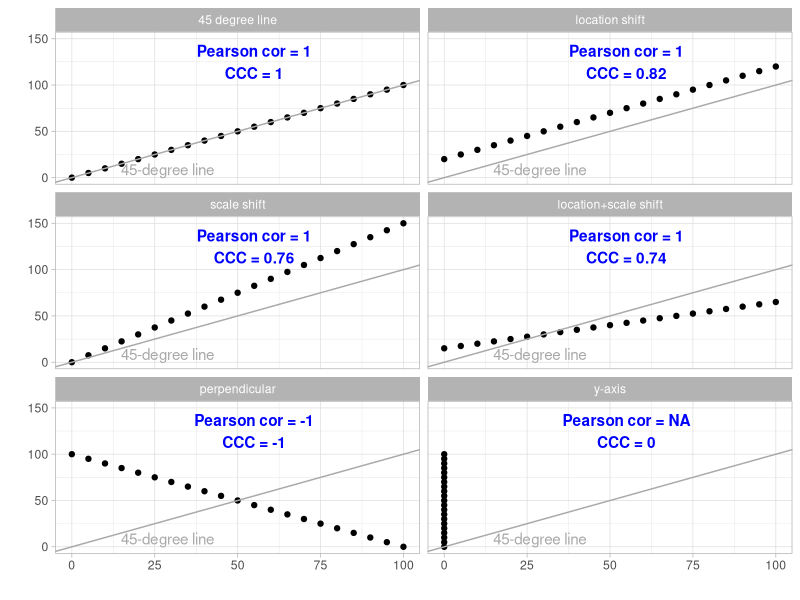
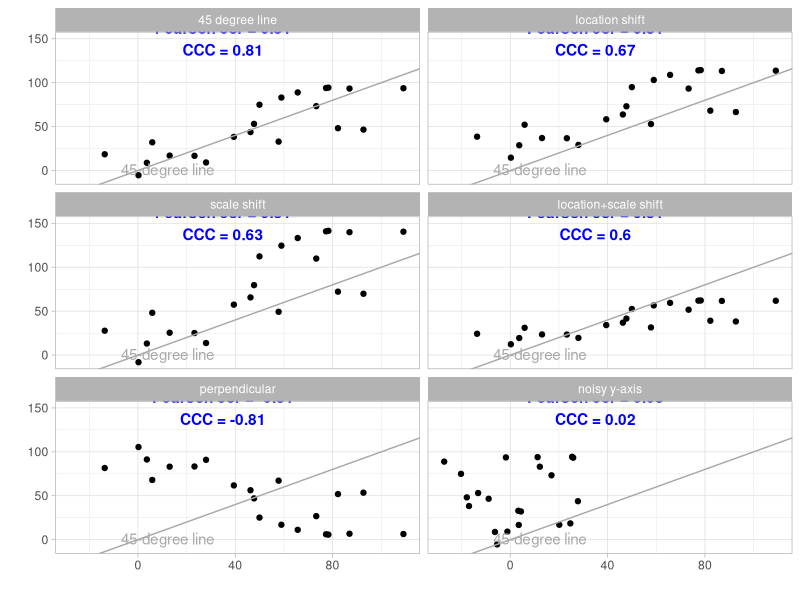
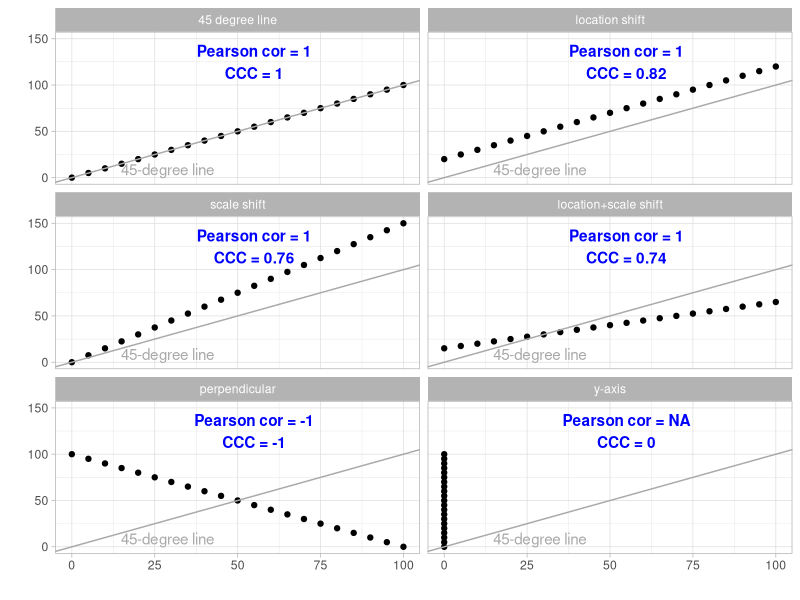
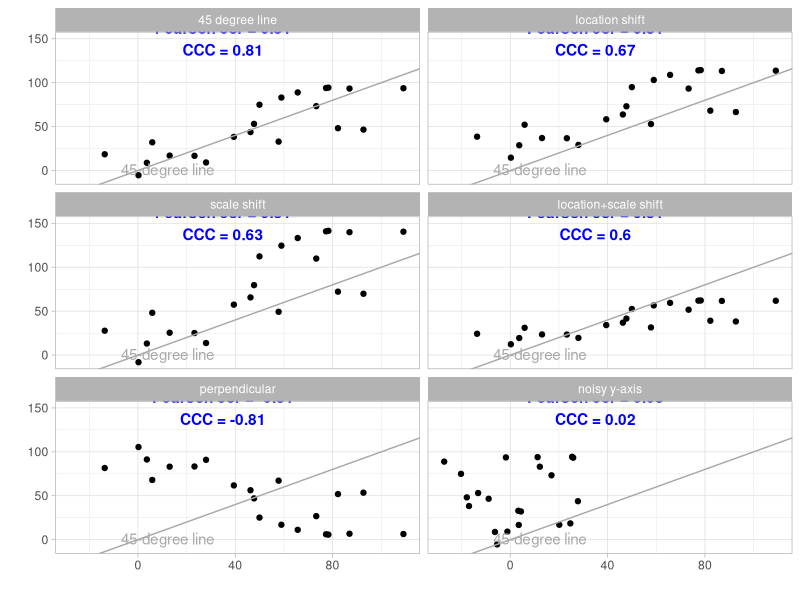

The R script that drew these images, in order:
library(tidyverse)
library(grid)  # for annotation_custom

my_ccc <- function(x, y) {
  n <- length(x)
  sxy <- cov(x, y) * (n-1) / n
  sx2 <- var(x) * (n-1) / n
  sy2 <- var(y) * (n-1) / n
  ccc <- 2 * sxy / (sx2 + sy2 + (mean(x) - mean(y))^2)
  return(ccc)
}

###########################################
### Comparison of CCC vs. Pearson's corr
###########################################

#--- No noise

xy <- tibble(x = 0:20*5, y = 0:20*5)
xy_locshift <- xy %>% mutate(y = y + 20, shift = "loc")
xy_scaleshift <- xy %>% mutate(y = y * 1.5, shift = "scale")
xy_locscaleshift <- xy %>% mutate(y = 0.5 * y + 15, shift = "locscale")
xy_inverseshift <- xy %>% mutate(y = -1 * y + 100, shift = "inverse")
xy_yaxis <- xy %>% mutate(x = 0, shift = "yaxis")
xy$shift <- "none"

xy_df <- bind_rows(xy, xy_locshift, xy_scaleshift, xy_locscaleshift, xy_inverseshift, xy_yaxis) %>%
  mutate(shift = factor(shift, levels = c("none", "loc", "scale", "locscale", "inverse", "yaxis"),
                        labels = c("45 degree line", "location shift", "scale shift", "location+scale shift", "perpendicular", "y-axis")))

annot_df <- tibble(shift = c("none", "loc", "scale", "locscale", "inverse", "yaxis"),
                   pearson = c(cor(xy$x, xy$y),
                               cor(xy_locshift$x, xy_locshift$y),
                               cor(xy_scaleshift$x, xy_scaleshift$y),
                               cor(xy_locscaleshift$x, xy_locscaleshift$y),
                               cor(xy_inverseshift$x, xy_inverseshift$y),
                               cor(xy_yaxis$x, xy_yaxis$y)),
                   ccc = c(my_ccc(xy$x, xy$y),
                           my_ccc(xy_locshift$x, xy_locshift$y),
                           my_ccc(xy_scaleshift$x, xy_scaleshift$y),
                           my_ccc(xy_locscaleshift$x, xy_locscaleshift$y),
                           my_ccc(xy_inverseshift$x, xy_inverseshift$y),
                           my_ccc(xy_yaxis$x, xy_yaxis$y)),
                   x_coord = rep(55, 6), y_coord = rep(125, 6)) %>%
  mutate(shift = factor(shift, levels = c("none", "loc", "scale", "locscale", "inverse", "yaxis"),
                        labels = c("45 degree line", "location shift", "scale shift", "location+scale shift", "perpendicular", "y-axis")))

annot45line <- grobTree(textGrob("45-degree line", x = 0.18,  y = 0.10, hjust=0,
                                 gp = gpar(col = "darkgrey", fontsize = 11)))
xy_df %>%
  ggplot() + geom_point(aes(x, y)) +
    geom_text(aes(x_coord, y_coord,
                  label = paste0("Pearson cor = ", round(pearson, 2), "\nCCC = ", round(ccc, 2)),
                  fontface = 2),
              color = "blue",
              data = annot_df) +
    geom_abline(intercept = 0, slope = 1, color = "darkgrey") +
    annotation_custom(annot45line) +
    facet_wrap(~shift, ncol = 2) + theme_light() +
    labs(x = "", y = "")

ggsave("../../img/2019-12-31-ccc/ccc_vs_pearson_no_noise.png")


#--- With white noise

xy <- tibble(x = 0:20*5 + rnorm(21, 0, 15), y = 0:20*5 + rnorm(21, 0, 15))
xy_locshift <- xy %>% mutate(y = y + 20, shift = "loc")
xy_scaleshift <- xy %>% mutate(y = y * 1.5, shift = "scale")
xy_locscaleshift <- xy %>% mutate(y = 0.5 * y + 15, shift = "locscale")
xy_inverseshift <- xy %>% mutate(y = -1 * y + 100, shift = "inverse")
xy_yaxis <- xy %>% mutate(x = rnorm(21, 0, 15), shift = "yaxis")
xy$shift <- "none"

xy_df <- bind_rows(xy, xy_locshift, xy_scaleshift, xy_locscaleshift, xy_inverseshift, xy_yaxis) %>%
  mutate(shift = factor(shift, levels = c("none", "loc", "scale", "locscale", "inverse", "yaxis"),
                        labels = c("45 degree line", "location shift", "scale shift", "location+scale shift", "perpendicular", "noisy y-axis")))

annot_df <- tibble(shift = c("none", "loc", "scale", "locscale", "inverse", "yaxis"),
                   pearson = c(cor(xy$x, xy$y),
                               cor(xy_locshift$x, xy_locshift$y),
                               cor(xy_scaleshift$x, xy_scaleshift$y),
                               cor(xy_locscaleshift$x, xy_locscaleshift$y),
                               cor(xy_inverseshift$x, xy_inverseshift$y),
                               cor(xy_yaxis$x, xy_yaxis$y)),
                   ccc = c(my_ccc(xy$x, xy$y),
                           my_ccc(xy_locshift$x, xy_locshift$y),
                           my_ccc(xy_scaleshift$x, xy_scaleshift$y),
                           my_ccc(xy_locscaleshift$x, xy_locscaleshift$y),
                           my_ccc(xy_inverseshift$x, xy_inverseshift$y),
                           my_ccc(xy_yaxis$x, xy_yaxis$y)),
                   x_coord = rep(35, 6), y_coord = rep(150, 6)) %>%
  mutate(shift = factor(shift, levels = c("none", "loc", "scale", "locscale", "inverse", "yaxis"),
                        labels = c("45 degree line", "location shift", "scale shift", "location+scale shift", "perpendicular", "noisy y-axis")))

annot45line <- grobTree(textGrob("45-degree line", x = 0.18,  y = 0.10, hjust=0,
                                 gp = gpar(col = "darkgrey", fontsize = 11)))
xy_df %>%
  ggplot() + geom_point(aes(x, y)) +
    geom_text(aes(x_coord, y_coord,
                  label = paste0("Pearson cor = ", round(pearson, 2), "\nCCC = ", round(ccc, 2)),
                  fontface = 2),
              color = "blue",
              data = annot_df) +
    geom_abline(intercept = 0, slope = 1, color = "darkgrey") +
    annotation_custom(annot45line) +
    facet_wrap(~shift, ncol = 2) + theme_light() +
    labs(x = "", y = "")

ggsave("../../img/2019-12-31-ccc/ccc_vs_pearson_noise.png")
